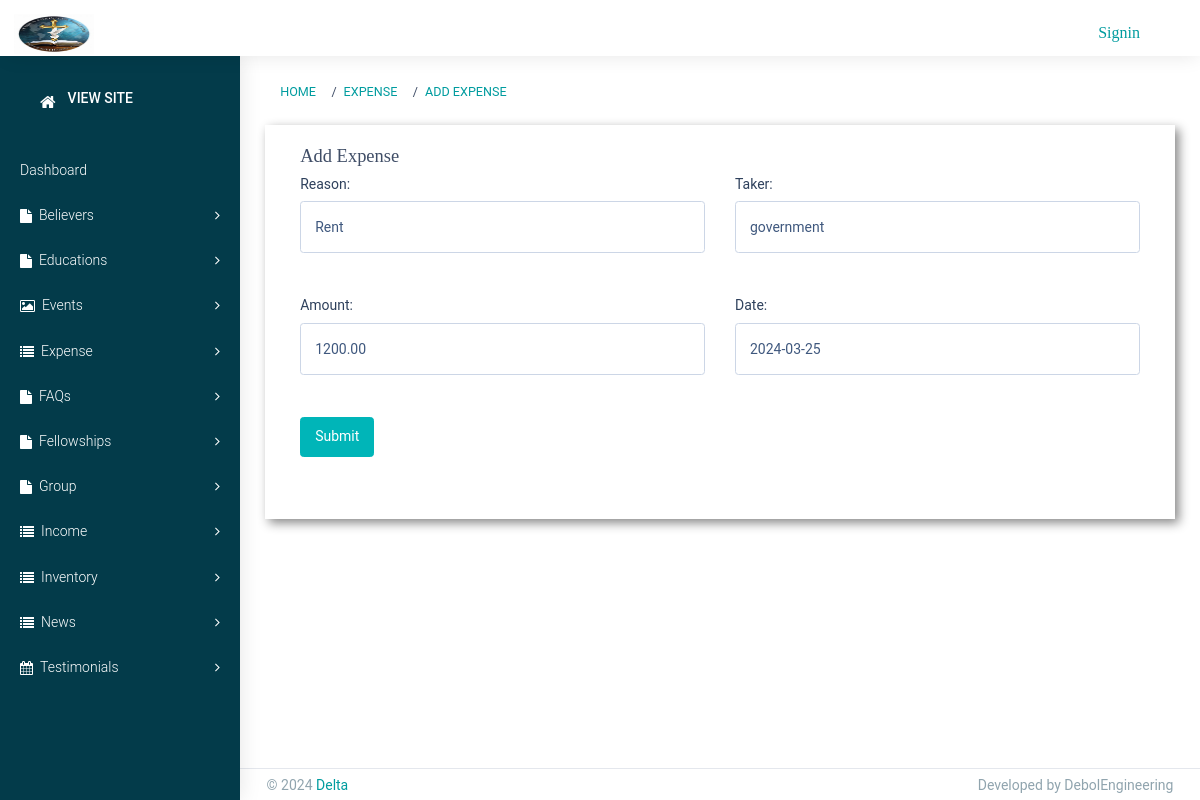
The page /staff/expense/1/update/ on the database its author committed.
### staff/models.py (models this page shows)
class Expense(models.Model):
    reason = models.CharField(max_length=255)
    taker = models.CharField(max_length=100)
    amount = models.DecimalField(max_digits=10, decimal_places=2)
    date = models.DateField()

### staff/views.py (the view)
# urls.py: path('expense/<int:pk>/update/', ExpenseUpdate.as_view(), name='expense_update'),
class ExpenseUpdate(UpdateView):
    model = Expense
    form_class = ExpenseForm
    template_name = 'staff/Expenses/add_expense.html'
    success_url = reverse_lazy('staff:expense_list')

### staff/forms.py
class ExpenseForm(forms.ModelForm):
    class Meta:
        model = Expense
        fields = ['reason', 'taker', 'amount', 'date']
        widgets = {
            'reason': forms.TextInput(attrs={"class": "form-control", 'placeholder': 'Enter reason'}),
            'taker': forms.TextInput(attrs={"class": "form-control", 'placeholder': 'Enter taker'}),
            'amount': forms.NumberInput(attrs={"class": "form-control", 'placeholder': 'Enter amount'}),
            'date': forms.DateInput(attrs={"class": "form-control", 'placeholder': 'YYYY-MM-DD'}),
        }

### Templates/staff/Expenses/add_expense.html (shortened to what this page needs)
{% extends 'staff/base.html' %}
{% load static %}
{% block breadcrumb %}
<li class="breadcrumb-item"><a href="{% url 'staff:expense_add' %}">Expense</a></li>
<li class="breadcrumb-item"><a href="#">Add Expense</a></li>
{% endblock %}
{% block content %}
<div class="site-main">
    <section class="ttm-row clearfix">
        <div class="container">
            <div class="row pt-60 res-991-pt-0">
                <div class="col-lg-12">
                    <div class="pr-40 res-991-pr-0 res-991-pb-30">
                        <h4 class="h4-md">Add Expense</h4>
                        <form action="{% url 'staff:expense_add' %}" method="POST" enctype="multipart/form-data" class="row">
                            <div class="col-lg-6">
                                <div class="mb-3">
                                    {{ form.reason.label_tag }}
                                    {{ form.reason }}
                                </div>
                            </div>
                            <div class="col-lg-6">
                                <div class="mb-3">
                                    {{ form.taker.label_tag }}
                                    {{ form.taker }}
                                </div>
                            </div>
                            <div class="col-lg-6">
                                <div class="mb-3">
                                    {{ form.amount.label_tag }}
                                    {{ form.amount }}
                                </div>
                            </div>
                            <div class="col-lg-6">
                                <div class="mb-3">
                                    {{ form.date.label_tag }}
                                    {{ form.date }}
                                </div>
                            </div>
                            <div class="col-md-12 mb-3">
                                <button type="submit" class="btn btn-primary">Submit</button>
                            </div>
                        </form>
                    </div>
                </div>
            </div>
        </div>
    </section>
</div>
{% endblock %}

### rows shown on the page
Expense: reason "Rent", taker "government", amount "1200.00", date "2024-03-25"
